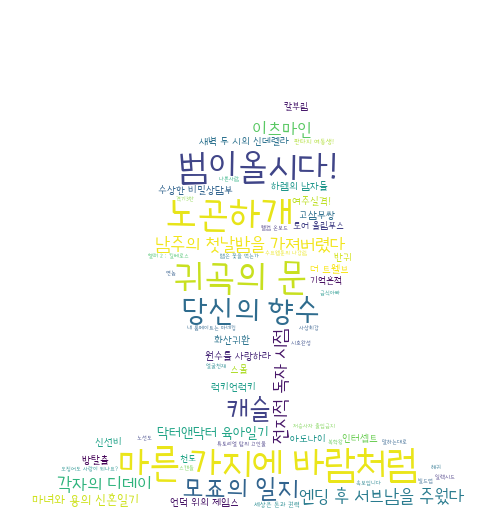

Write the Python code that produced this figure.
# -*- coding:utf-8

from wordcloud import WordCloud
import matplotlib.pyplot as plt
from PIL import Image
import numpy as np      # 수치계산
import json

with open('webtoons.json', encoding='UTF8') as file:
    webtoons = json.load(file)

res = dict()
for webtoon in webtoons['webtoons']:
    res[webtoon['title']] = int(float(webtoon['star']) * 100)

masking_img = np.array(Image.open('kakao.png'))
cloud = WordCloud(font_path='Goyang.ttf',max_font_size=40, mask=masking_img, background_color='white').fit_words(res)
cloud.to_file('cloud02.png')

plt.imshow(cloud, interpolation='bilinear')
plt.axis('off')
plt.show()
